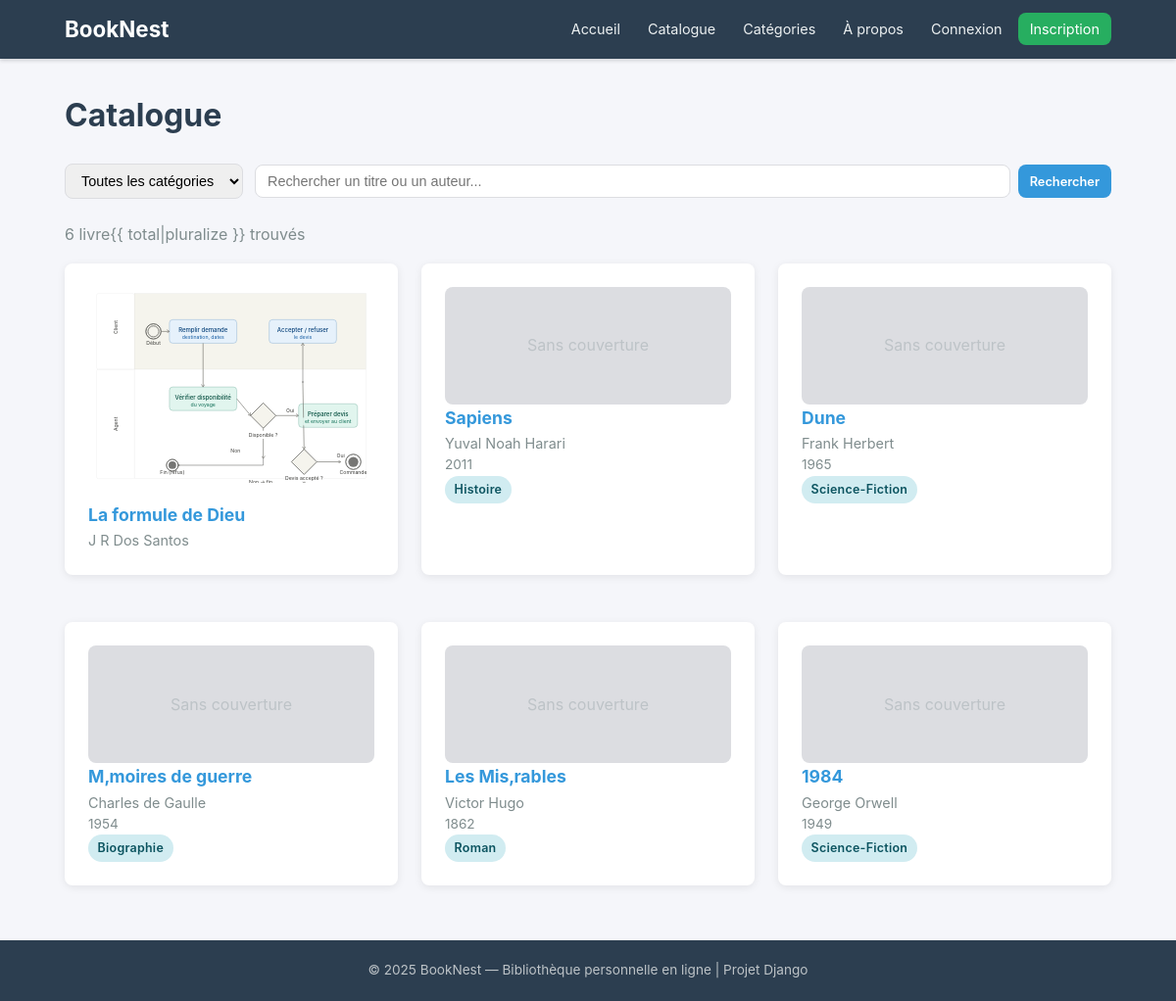
/catalogue/, run on the app's committed database.
### books/models.py (models this page shows, shortened)
class Book(models.Model):
    title = models.CharField(
        max_length=250,
        verbose_name="Titre"
    )
    author = models.CharField(
        max_length=250,
        verbose_name="Auteur"
    )
    isbn = models.CharField(
        max_length=13,
        blank=True,
        null=True,
        unique=True,
        verbose_name="ISBN"
    )
    summary = models.TextField(
        blank=True,
        verbose_name="Résumé"
    )
    publication_year = models.IntegerField(
        null=True,
        blank=True,
        verbose_name="Année de publication"
    )
    cover_image = models.ImageField(
        upload_to='book_covers/',
        blank=True,
        null=True,
        verbose_name="Image de couverture (fichier)"
    )
    cover_url = models.URLField(
        blank=True,
        null=True,
        verbose_name="URL de couverture (lien externe)"
    )
    category = models.ForeignKey(
        Category,
        on_delete=models.SET_NULL,
        null=True,
        blank=True,
        related_name='books',
        verbose_name="Catégorie"
    )
    added_to_catalog = models.DateTimeField(
        auto_now_add=True,
        verbose_name="Date d'ajout au catalogue"
    )
    class Meta:
        verbose_name = "Livre"
        verbose_name_plural = "Livres"
        ordering = ['-added_to_catalog']
        unique_together = ('title', 'author')

class Category(models.Model):
    name = models.CharField(
        max_length=100,
        unique=True,
        verbose_name="Nom"
    )
    description = models.TextField(
        blank=True,
        verbose_name="Description"
    )
    class Meta:
        verbose_name = "Catégorie"
        verbose_name_plural = "Catégories"
        ordering = ['name']

### books/views.py (the view)
# urls.py: path('catalogue/', views.BookListView.as_view(), name='catalogue'),
class BookListView(ListView):
    model = Book
    template_name = 'books/book_list.html'
    context_object_name = 'books'
    paginate_by = 12
    def get_queryset(self):
        qs = Book.objects.select_related('category').all()
        category_id = self.request.GET.get('category')
        if category_id:
            qs = qs.filter(category_id=category_id)
        query = self.request.GET.get('q')
        if query:
            qs = qs.filter(
                Q(title__icontains=query) |
                Q(author__icontains=query)
            )
        return qs
    def get_context_data(self, **kwargs):
        context = super().get_context_data(**kwargs)
        context['categories'] = Category.objects.annotate(book_count=Count('books')).all()
        current_category = self.request.GET.get('category', '')
        context['current_category'] = int(current_category) if current_category else None
        context['search_query'] = self.request.GET.get('q', '')
        return context

### templates/books/book_list.html (shortened to what this page needs)
{% extends 'base.html' %}
{% block content %}
<h1 class="page-title">Catalogue</h1>
<div class="filters">
  <select
    id="category-filter"
    onchange="window.location.href='?category='+this.value{% if search_query %}+'&q={{ search_query }}'{% endif %};"
  >
    <option value="">Toutes les catégories</option>
  </select>
  <form
    method="get"
    action="{% url 'catalogue' %}"
    style="display: flex; gap: 0.5rem; flex: 1"
  >
    <input
      type="text"
      name="q"
      value="{{ search_query }}"
      placeholder="Rechercher un titre ou un auteur..."
      style="flex: 1"
    />
    <button type="submit" class="btn btn-primary btn-sm">Rechercher</button>
  </form>
</div>
<p class="text-muted mb-1">
  {% with total=page_obj.paginator.count %} {{ total }} livre{{ total|pluralize
  }} trouvé{{ total|pluralize }} {% endwith %}
</p>
<div class="card-grid">
  {% for book in books %}
  <div class="card">
    {% if book.cover_image %}
    <img
      src="{{ book.cover_image.url }}"
      alt="{{ book.title }}"
      style="
        width: 100%;
        height: 200px;
        object-fit: cover;
        border-radius: 4px;
        margin-bottom: 0.75rem;
      "
    />
    {% else %}
    <div
      class="detail-cover-placeholder"
      style="
        height: 120px;
        font-size: 1rem;
        display: flex;
        align-items: center;
        justify-content: center;
      "
    >
      Sans couverture
    </div>
    {% endif %}
    <h3 class="book-title">
      <a href="{% url 'book-detail' book.pk %}">{{ book.title }}</a>
    </h3>
    <p class="book-author">{{ book.author }}</p>
    {% if book.publication_year %}
    <p class="text-muted" style="font-size: 0.85rem">
      {{ book.publication_year }}
    </p>
    {% endif %} {% if book.category %}
    <span class="badge badge-reading">{{ book.category.name }}</span>
    {% endif %}
  </div>
  {% endfor %}
</div>
 {% endblock %}

### static/css/style.css (style rules this page uses)
*, *::before, *::after { box-sizing: border-box; margin: 0; padding: 0; }
:root { --color-primary: #2c3e50; --color-secondary: #3498db; --color-accent: #27ae60; --color-warning: #f39c12; --color-danger: #e74c3c; --color-bg: #f5f6fa; --color-card: #ffffff; --color-text: #2c3e50; --color-text-light: #7f8c8d; --color-border: #dcdde1; --radius: 8px; --shadow: 0 2px 8px rgba(0, 0, 0, 0.08); --max-width: 1100px; }
body { font-family: -apple-system, BlinkMacSystemFont, "Segoe UI", Roboto, "Helvetica Neue", Arial, sans-serif; background: var(--color-bg); color: var(--color-text); line-height: 1.6; min-height: 100vh; display: flex; flex-direction: column; }
a { color: var(--color-secondary); text-decoration: none; transition: color 0.2s; }
.card { background: var(--color-card); border-radius: var(--radius); box-shadow: var(--shadow); padding: 1.5rem; margin-bottom: 1.5rem; transition: transform 0.2s, box-shadow 0.2s; }
.card-grid { display: grid; grid-template-columns: repeat(auto-fill, minmax(280px, 1fr)); gap: 1.5rem; }
.btn { display: inline-block; padding: 0.6rem 1.2rem; border-radius: var(--radius); font-size: 0.9rem; font-weight: 600; cursor: pointer; border: none; text-align: center; transition: background 0.2s, transform 0.1s; font-family: inherit; }
.btn-primary { background: var(--color-secondary); color: #fff; }
.btn-sm { padding: 0.35rem 0.75rem; font-size: 0.8rem; }
.badge { display: inline-block; padding: 0.25rem 0.6rem; border-radius: 100px; font-size: 0.78rem; font-weight: 600; letter-spacing: 0.02em; }
.badge-reading { background: #d1ecf1; color: #0c5460; }
.page-title { font-size: 2rem; font-weight: 700; margin-bottom: 1.5rem; color: var(--color-primary); }
.book-title { font-size: 1.1rem; font-weight: 700; color: var(--color-primary); }
.book-author { color: var(--color-text-light); font-size: 0.9rem; }
.detail-cover-placeholder { width: 100%; height: 350px; background: var(--color-border); border-radius: var(--radius); display: flex; align-items: center; justify-content: center; font-size: 4rem; color: #bdc3c7; }
.filters { display: flex; gap: 0.75rem; flex-wrap: wrap; margin-bottom: 1.5rem; align-items: center; }
.filters select, .filters input { padding: 0.5rem 0.75rem; border: 1px solid var(--color-border); border-radius: var(--radius); font-size: 0.9rem; }
.text-muted { color: var(--color-text-light); }
.mb-1 { margin-bottom: 1rem; }

### data on the page
Book: cover_image (picture), title "La formule de Dieu", author "J R Dos Santos"
Book: cover_image "Sans couverture", title "Sapiens", author "Yuval Noah Harari", publication_year "2011", category.name "Histoire"
Book: cover_image "Sans couverture", title "Dune", author "Frank Herbert", publication_year "1965", category.name "Science-Fiction"
Book: cover_image "Sans couverture", title "M‚moires de guerre", author "Charles de Gaulle", publication_year "1954", category.name "Biographie"
Book: cover_image "Sans couverture", title "Les Mis‚rables", author "Victor Hugo", publication_year "1862", category.name "Roman"
Book: cover_image "Sans couverture", title "1984", author "George Orwell", publication_year "1949", category.name "Science-Fiction"

### other printed values
{{ total }} "6"
